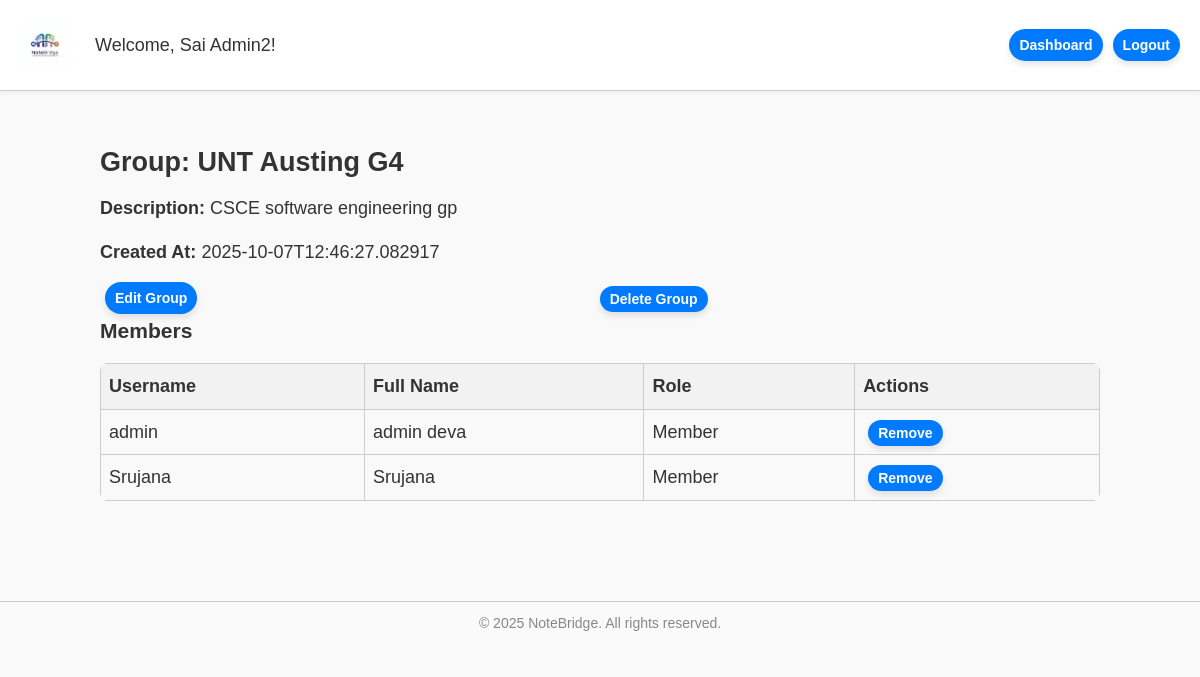
The app's page /groups/4 (signed in) with its own data.
### tables this page shows
CREATE TABLE users (
        id INTEGER PRIMARY KEY AUTOINCREMENT,
        username TEXT UNIQUE NOT NULL,
        password_hash TEXT NOT NULL,
        full_name TEXT,
        created_at TEXT NOT NULL
    );

CREATE TABLE groups (
        id INTEGER PRIMARY KEY AUTOINCREMENT,
        name TEXT NOT NULL,
        description TEXT,
        created_at TEXT NOT NULL
    );

CREATE TABLE group_members (
        id INTEGER PRIMARY KEY AUTOINCREMENT,
        group_id INTEGER NOT NULL,
        user_id INTEGER NOT NULL,
        role TEXT DEFAULT 'member',
        joined_at TEXT NOT NULL,
        FOREIGN KEY(group_id) REFERENCES groups(id) ON DELETE CASCADE,
        FOREIGN KEY(user_id) REFERENCES users(id) ON DELETE CASCADE
    );

### groups.py (the view)
@group_bp.route('/<int:group_id>')
@login_required
def view_group(group_id):
    group = get_group(group_id)
    members = get_members(group_id)
    user = current_user()
    return render_template('group_view.html', group=group, members=members, user=user)

### auth.py (called while the page is built)
def current_user():
    uid = session.get('user_id')
    if not uid:
        return None
    db = get_db()
    return db.execute('SELECT id, username, full_name FROM users WHERE id=?', (uid,)).fetchone()

def login_required(f):
    @wraps(f)
    def wrapped(*args, **kwargs):
        if not current_user():
            return redirect(url_for('auth.login'))
        return f(*args, **kwargs)
    return wrapped

### database.py (called while the page is built)
def get_db():
    db = getattr(g, '_database', None)
    if db is None:
        db = g._database = sqlite3.connect(DATABASE)
        db.row_factory = sqlite3.Row
    return db

def close_connection(exception=None):
    db = getattr(g, '_database', None)
    if db is not None:
        db.close()

### groups.py (called while the page is built)
def get_group(group_id):
    db = get_db()
    group = db.execute('SELECT * FROM groups WHERE id=?', (group_id,)).fetchone()
    if not group:
        abort(404, "Group not found")
    return group

def get_members(group_id):
    db = get_db()
    members = db.execute(
        'SELECT u.id as user_id, u.username, u.full_name, gm.role '
        'FROM users u JOIN group_members gm ON u.id = gm.user_id '
        'WHERE gm.group_id=?',
        (group_id,)
    ).fetchall()
    return members

### templates/group_view.html (shortened to what this page needs)
<!DOCTYPE html>
<html lang="en">
<head>
    <link rel="stylesheet" href="{{ url_for('static', filename='style.css') }}">
</head>
<body class="font-medium">
    <header>
        <div style="display:flex; align-items:center;">
            <img src="{{ url_for('static', filename='logo.jpg') }}" alt="NoteBridge Logo" class="logo">
            <div class="welcome">Welcome, {{ user['full_name'] or user['username'] }}!</div>
        </div>
        <nav>
            <a href="{{ url_for('dashboard.dashboard') }}" class="btn">Dashboard</a>
            <a href="{{ url_for('auth.logout') }}" class="btn">Logout</a>
        </nav>
    </header>
    <main>
        <section>
            <h2>Group: {{ group['name'] }}</h2>
            <p><strong>Description:</strong> {{ group['description'] or 'No description' }}</p>
            <p><strong>Created At:</strong> {{ group['created_at'] }}</p>
            <div class="actions">
                <a href="{{ url_for('group.edit_group', group_id=group['id']) }}" class="btn">Edit Group</a>
                <form method="POST" action="{{ url_for('group.delete_group', group_id=group['id']) }}"
                    style="display:inline" onsubmit="return confirm('Are you sure you want to delete this group?');">
                    <button type="submit" class="btn">Delete Group</button>
                </form>
            </div>
            <h3>Members</h3>
            <table>
                <thead>
                    <tr>
                        <th>Username</th>
                        <th>Full Name</th>
                        <th>Role</th>
                        <th>Actions</th>
                    </tr>
                </thead>
                <tbody>
                    {% for m in members %}
                    <tr>
                        <td>{{ m['username'] }}</td>
                        <td>{{ m['full_name'] }}</td>
                        <td>{{ 'Owner' if m['user_id'] == user['id'] else 'Member' }}</td>
                        <td>
                            {% if m['user_id'] != user['id'] %}
                            <form method="POST"
                                action="{{ url_for('group.remove_member', group_id=group['id'], user_id=m['user_id']) }}"
                                style="display:inline" onsubmit="return confirm('Remove this member?');">
                                <button type="submit" class="btn">Remove</button>
                            </form>
                            {% else %}
                            —
                            {% endif %}
                        </td>
                    </tr>
                    {% endfor %}
                </tbody>
            </table>
        </section>
    </main>
    <footer>
        &copy; 2025 NoteBridge. All rights reserved.
    </footer>
</body>
</html>

### static/style.css (style rules this page uses)
body { font-family: Arial, sans-serif; margin: 0; padding: 0; line-height: 1.6; background-color: #f9f9f9; color: #333; transition: background 0.3s, color 0.3s; }
h1, h2, h3 { margin: 0 0 10px 0; font-weight: 700; }
p { margin: 5px 0 15px 0; }
a { text-decoration: none; color: #007BFF; transition: color 0.3s; }
.font-medium { font-size: 18px; }
.btn { display: inline-block; background-color: #007BFF; color: #fff; padding: 8px 18px; border: none; border-radius: 25px; cursor: pointer; font-size: 14px; font-weight: bold; box-shadow: 0 4px 6px rgba(0,0,0,0.1); transition: all 0.3s; }
header { display: flex; justify-content: space-between; align-items: center; padding: 20px; background-color: #fff; border-bottom: 1px solid #ccc; box-shadow: 0 2px 5px rgba(0,0,0,0.05); flex-wrap: wrap; }
header .logo { display: flex; align-items: center; gap: 15px; }
header .welcome { font-size: 1.2rem; font-weight: 500; }
main { padding: 30px 20px; max-width: 1000px; margin: auto; }
main section { margin-bottom: 40px; }
form { display: flex; flex-direction: column; gap: 12px; max-width: 500px; margin: auto; }
table { width: 100%; border-collapse: collapse; margin-top: 15px; border-radius: 8px; overflow: hidden; }
table th, table td { border: 1px solid #ccc; padding: 10px; text-align: left; }
table th { background-color: #f0f0f0; }
footer { text-align: center; font-size: 14px; color: #888; margin-top: 40px; border-top: 1px solid #ccc; padding: 15px 0; background: #fafafa; }

### templates/group_view.html (style rules this page uses)
.font-medium { font-size: 18px; }
.btn { padding: 5px 10px; cursor: pointer; margin-left: 5px; }
header, section, footer { margin-bottom: 20px; }
header { display: flex; align-items: center; justify-content: space-between; }
header img.logo { height: 50px; margin-right: 15px; }
header .welcome { font-size: 18px; margin-left: 10px; }
footer { text-align: center; font-size: 14px; color: #888; margin-top: 30px; border-top: 1px solid #ccc; padding-top: 10px; }
table { width: 100%; border-collapse: collapse; margin-top: 15px; }
table th, table td { border: 1px solid #ccc; padding: 8px; text-align: left; }
table th { background-color: #f2f2f2; }
.actions { display: flex; gap: 5px; }

### records on screen
users: full_name "Sai Admin2"
groups: name "UNT Austing G4", description "CSCE software engineering gp", created_at "2025-10-07T12:46:27.082917"
group_members: username "admin", full_name "admin deva", user_id "Member"
group_members: username "Srujana", full_name "Srujana", role "Member"
